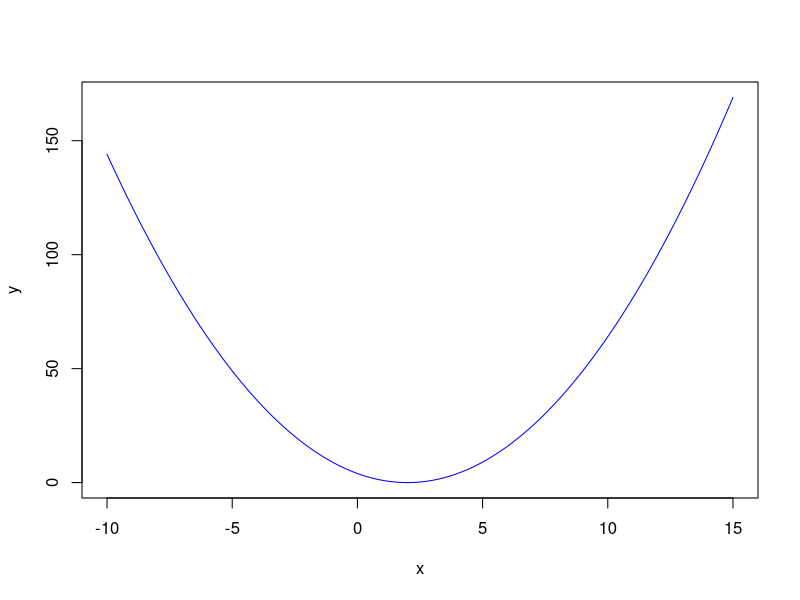
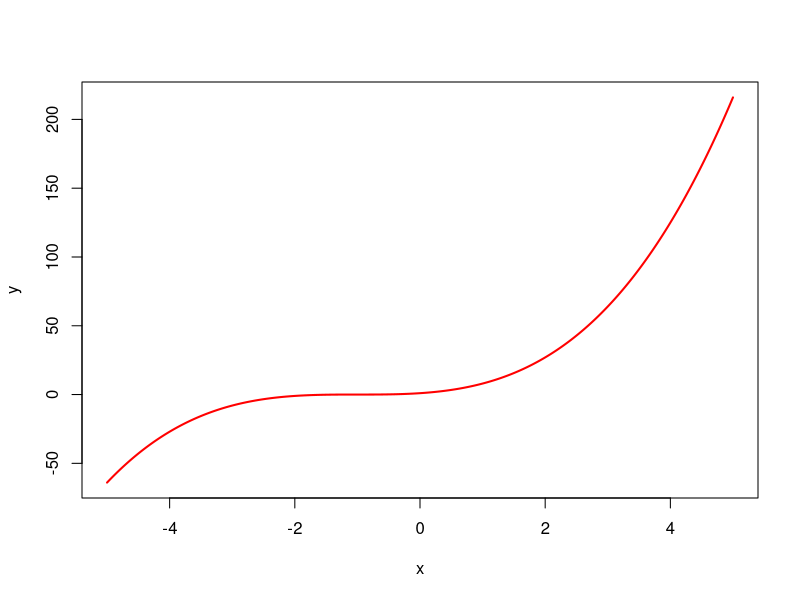
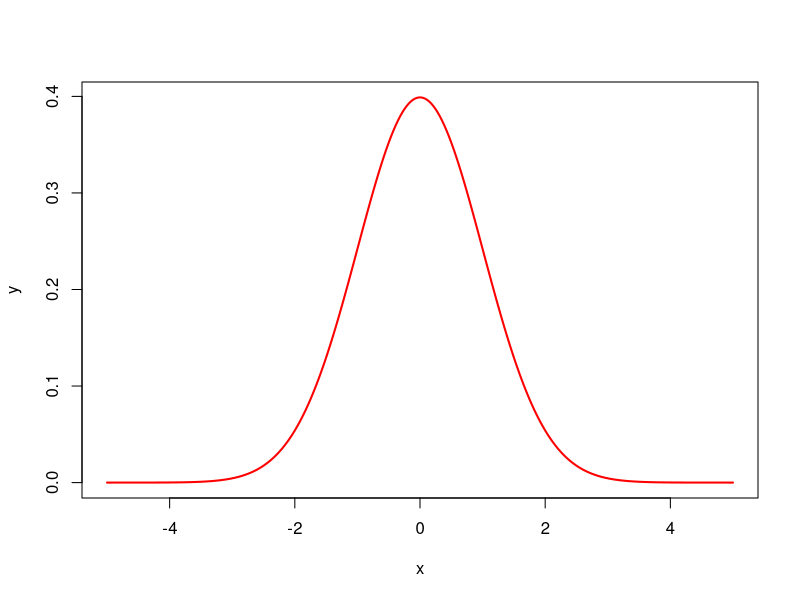

Recreate these plots in R, in order. (Note: a time limit stopped this script after it produced the figures.)
rm(list = ls())

a<-1+1
a

b<-2^3
b

c<-2*3
c

d<-4/2
d

#####################################
x <- c(1, 3, 4, 8, 9)
x

y<-x+2
y

z<-x^2
z

######## some functions #############
sum(x)
mean(x)  
sd(x)   #standard deviation

log(x)
exp(x)
max(x)

length(x)

k<-length(x)
k

########## sequence #################

d<- 1:10
d

d2<-seq(from=1, to=10, 1)
d2

d3<-seq(from=10, to=0, -2)
d3

e<- -3:5
e

k<-5:1
k

j<-2*x+3
j

l<-5:1*x
l

######### [ ] ############
#x <- c(1, 3, 4, 8, 9)

x[5]

a<-x[c(1,4)] #Take the 1st and 4th numbers.
a

b<-x[-c(2,3,5)] # Take the numbers except for the 2th, 3th, and 5th elements. 
b

#########################
a <- rep(1, 10) #replicate 1 ten times
a

#####################
years <- 2000:2019
years

head(years)
tail(years)

years.q<-seq(from=2000.0, to=2019.75, by=0.25)
years.q


######################## matrix #############################
A <- matrix(1:6, nrow = 2, byrow=TRUE) #nrow=number of rows
A

A2 <- matrix(1:6, nrow = 2, byrow=FALSE) #nrow=number of rows
A2

B <- matrix(1:6, ncol = 3, byrow=FALSE)
B

B2 <- matrix(1:6, ncol = 3)
B2

t(A) #transpose of A

dim(A)

nrow(A)

ncol(A)


D1<-A[1:2, c(1,3)] #extract the numbers corresponding to the 1st and 2nd rows 
                   #and the first and third columns
D1

D2<-A[1, ]
D2

D3<-A[ ,2]
D3

D4<-A[2,1]
D4


#####################
inverseD1<-solve(D1) #inverse matrix of D1
inverseD1

#####################
diag(1,4) #4by4 

diag(4,4) #4by4

diag(4,2) #2by2

u.mat<-diag(1,2) %*% diag(1,2) #matrix multiplication, %*%
u.mat

#####################
D5<-rbind(D1, diag(4,2))
D5

D6<-cbind(D1, diag(4,2))
D6
#####################
#x <- c(1, 3, 4, 8, 9)
names(x) <- c("a", "b", "c", "d", "e")
x

rownames(D1)<-c("row_1", "row_2")
colnames(D1)<-c("col_1", "col_2")
D1


#####################
rnorm(5) #random draws from the standard normal distribution with mean=0 and sd=1
rnorm(5)

rnorm(5, mean = 100, sd=1) #random draws from the normal distribution with mean=100 and sd=1
rnorm(5, mean = 100, sd=1)

runif(10, min=0, max=1) #runif( ) generates 10 random numbers from a uniform distribution


#####################
mylist <-list(sample=rnorm(5),
              family="normal distribution",
              parameters=list(mean=0, sd=1)
              )
mylist
mylist[]

mylist$sample
mylist[[1]]
mylist[["sample"]]


mylist$family
mylist[[2]]

mylist$parameters
mylist[[3]]

mylist$parameters$mean
mylist[[3]]$mean

mylist$parameters$sd
mylist[[3]]$sd


#####################
lt<-c("I will get A in this class")
lt


########## Logic: TRUE or False ###########
x <- c(1, 3, 4, 8, 9)

x<4 
(x<4)

x<=4

!(x<4) #opposite of (x<4)

x>3 | x<=4 #If x>3 or x<=4, return TRUE.

x>3 & x<=4 #If x>3 and x<=4, return TRUE.

x[which(x>3 & x<=4)] #Since the 3rd satisfies the conditions, 
                     #which(x>3 & x<=4) returns 3. Therefore, x[which(x>3 & x<=4)]
                     #prints x[3]. Note that x[3] is 4. 
x[3]

1==1 #If equal, return TRUE.

1!=1 #If not equal, return TRUE.

1>=2 #False


#-----------if else------------------------------------
if (rnorm(1)>0) {
    sum(x)
    } else {
    mean(x)
    }


#----------for loops--------------------------
#x <- c(1, 3, 4, 8, 9)
x[1] #Extract the 1st element in x
x[3] #Extract the 3rd element in x

y<-rep(0,4)
y

for(i in 2:5) {
  y[i-1]<-x[i]-x[i-1]
}
y

#------------------------------------
sum <- 0
for (i in 1:10){
  sum <- sum + i
}
sum
print(sum)

#-----------------------------------
save.y <- 0
sum <- 0
for (i in 1:10){
  sum <- sum + i
  save.y <- c(save.y, sum)
  print(sum)
}
sum
save.y

#-----------------------------------
sum <- 0
for (i in seq(2,10,2)){
  sum <- sum + i
}
sum

#---------------------------
sum <- 0
for (i in 1:10){
  sum <- sum + 1/i
}
sum


#------------while loop-------------------

sum <- 0
i <- 1
while (i<=10){
  sum <- sum + i
  i <- i + 1
}
sum

#-----------------------------------------
sum <- 0
i = 1
while (i<=10){
  sum <- sum + i
  i <- i + 2
}
sum

#---------define a function---------------
f <-function(x){
  (x-2)^2
}
f(4)

x <-seq(-10,15 , length=1001) #seq(from = -10, to = 15, by = 0.025)

head(x)
tail(x)
length(x)

#----------plot y-------------------------
y <- f(x)
y

dev.new()
plot(x,y, type="l", col="blue") #points: type="p"


#---------integration---------------------
f <-function(x) {
  x^3+3*x^2+3*x+1
} 
x <- seq(-5,5,0.01)
length(x)
y <-f(x)

dev.new()
plot(x,y, type="l", col="red", lwd=2) 

f12<-integrate(f, lower = 1, upper = 2)
f12


#---------differentiation-----------------
#install.packages("Deriv")
library(Deriv)

f1<-Deriv(f)
f1
f1(1)


f2<-Deriv(f1)
f2

#----------------univariate normal distribution-------------------------------- 
mu<-0
sigma<-1

#PDF
normal_pdf <- function(x) {
  (1/sqrt(2*pi*sigma^2))*exp( -((x-mu)^2)/(2*sigma^2) )
}

x <- seq(-5,5,0.01)
y <-normal_pdf(x)
y
#Plot normal distributions 
dev.new()
plot(x,y, type="l", col="red", lwd=2) #lty=1,

f.norm<-integrate(normal_pdf, lower = -1.96, upper = 1.96)
f.norm

#-----------for loop: integration-----------------------------------------------

x <- seq(-1.96,1.96,0.0000001)
sum<-0
length(x)
for (i in 1:(length(x)-1)){
  sum<-sum+0.0000001*normal_pdf(x[i])
}
sum

#------------Scatter Plot-------------------------------------------------------

n<-1000
x<-4+rnorm(n,mean=1,sd=5)
y<-1+2*x+rnorm(n,mean=0,sd=4)

dev.new()
plot(x,y, pch=16, col="blue", 
     main=expression(paste("Sampling under ", beta[0], 
                           "=1", " ", "and", " ", beta[1], "=2")))
text(10, 2, "scatter plot", cex=1.5)
abline(a=1,b=2, col="red", lwd=3)
